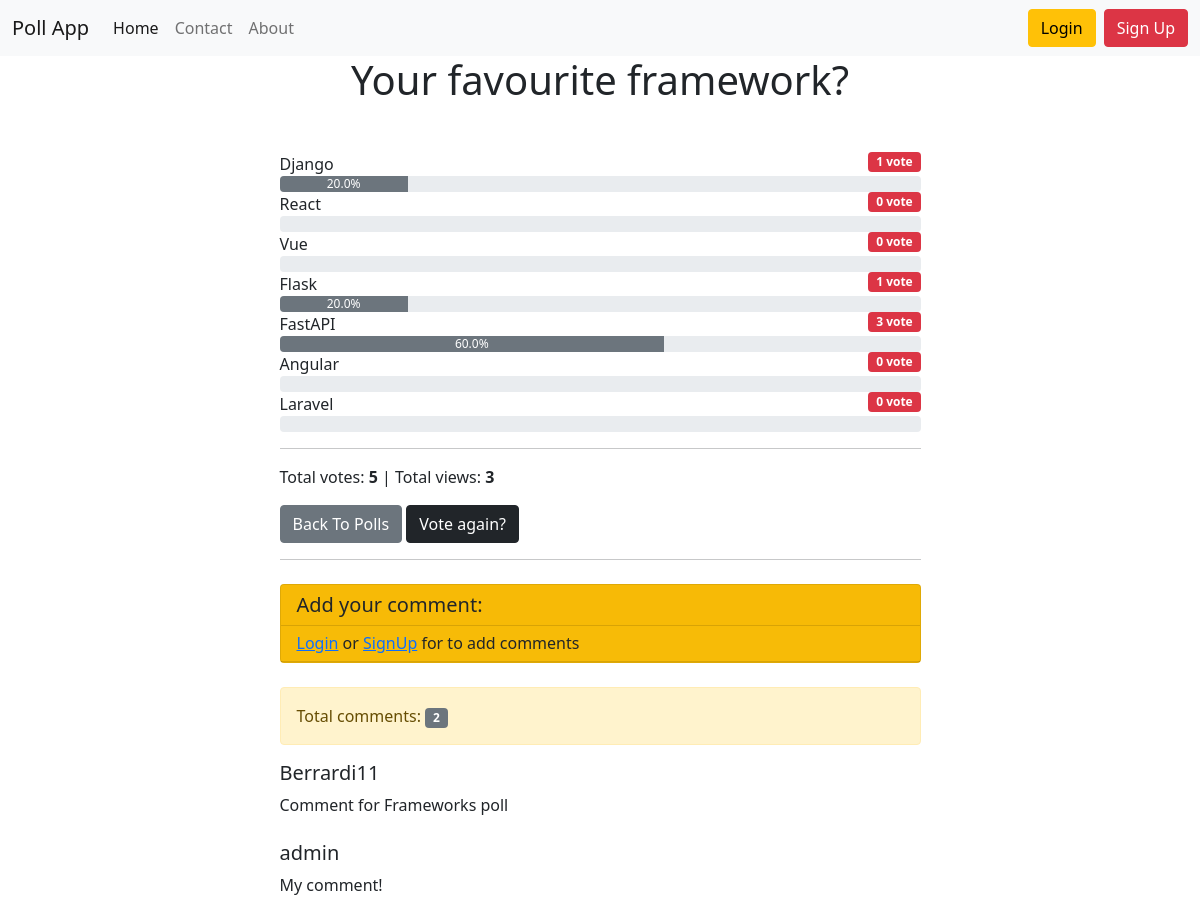
Page /results/your-favourite-framework/ on the committed database.
### poll_app/models.py (models this page shows, shortened)
class Question(models.Model):
    question_text = models.CharField(max_length=100, unique=True)
    slug = models.SlugField(unique=True)
    created_at = models.DateTimeField(auto_now_add=True)
    is_active = models.BooleanField(default=True)
    views = models.ManyToManyField(IpModel, related_name='post_views', blank=True)
    def total_views(self):
        return self.views.count()
    class Meta:
        ordering = ['-created_at']
    @property
    def total_votes(self):
        return Vote.objects.filter(question=self.pk).count()

class Choice(models.Model):
    choice_text = models.CharField(max_length=100)
    question = models.ForeignKey(Question, on_delete=models.CASCADE)
    @property
    def get_vote_count(self):
        return Vote.objects.filter(choice=self.pk).count()
    @property
    def percentage_vote(self):
        total_votes = Vote.objects.filter(question=self.question).count()
        vote_count = Vote.objects.filter(choice=self).count()
        if total_votes == 0:
            vote_in_percentage = 0
        else:
            vote_in_percentage = (vote_count / total_votes) * 100
        return vote_in_percentage

class Comment(models.Model):
    author = models.ForeignKey(User, on_delete=models.CASCADE, related_name='author')
    question_relation = models.ForeignKey(Question, on_delete=models.CASCADE, related_name='comments')
    comment_text = models.TextField()
    created_at = models.DateTimeField(auto_now_add=True)
    is_active = models.BooleanField(default=True)
    class Meta:
        ordering = ['-created_at']

### accounts/models.py (models this page shows)
class User(AbstractUser):
    email = models.EmailField(unique=True)
    email_confirmed = models.BooleanField(default=False)

### poll_app/views.py (the view, shortened to what this page needs)
# urls.py: path('results/<slug:slug>/', ResultsView.as_view(), name='results'),
class ResultsView(SuccessMessageMixin, generic.edit.FormMixin, generic.DetailView):
    model = Question
    template_name = 'poll_app/results.html'
    form_class = CommentForm
    success_message = 'Thank you for your comment!'
    def get(self, request, *args, **kwargs):
        self.object = self.get_object()
        context = self.get_context_data(object=self.object)
        ip = get_client_ip(self.request)
        if IpModel.objects.filter(ip=ip).exists():
            self.object.views.add(IpModel.objects.get(ip=ip))
        else:
            IpModel.objects.create(ip=ip)
            self.object.views.add(IpModel.objects.get(ip=ip))
        return self.render_to_response(context)
    def get_context_data(self, **kwargs):
        context = super().get_context_data(**kwargs)
        user_voted_choices = []
        if self.request.user.is_authenticated:
            user_voted_choices = self.object.choice_set.filter(vote__voter=self.request.user)
        context['user_voted_choices'] = user_voted_choices
        context['comm'] = self.object.comments.filter(is_active=True)
        return context

### poll_app/views.py (called while the page is built)
def get_client_ip(request):
    x_forwarded_for = request.META.get('HTTP_X_FORWARDED_FOR')
    if x_forwarded_for:
        ip = x_forwarded_for.split(',')[0]
    else:
        ip = request.META.get('REMOTE_ADDR')
    return ip

### poll_app/templates/poll_app/results.html (shortened to what this page needs)
{% extends 'base.html' %}
{% block content %}
<h1 class="mb-5 text-center">{{ question.question_text }}</h1>
{% for choice in question.choice_set.all %}
{% if choice in user_voted_choices %}
<strong>{{ choice.choice_text }}</strong>
{% else %}
{{ choice.choice_text }}
{% endif %} <span class="badge bg-danger float-end">{{ choice.get_vote_count }} vote{{ choice.votes|pluralize }}</span>
<div class="progress">
    <div class="progress-bar {% if choice in user_voted_choices %}bg-danger{% else %}bg-secondary{% endif %}"
         role="progressbar"
         aria-label="Example with label"
         style="width: {{ choice.percentage_vote|floatformat:1 }}%;"
         aria-valuenow="25"
         aria-valuemin="0"
         aria-valuemax="100">{{ choice.percentage_vote|floatformat:1 }}%
    </div>
</div>
{% endfor %}
<hr>
Total votes: <b>{{ question.total_votes }}</b> | Total views: <b>{{ question.total_views }}</b>
<a class="btn btn-secondary" href="{% url 'poll_app:home' %}">Back To Polls</a>
<a class="btn btn-dark" href="{% url 'poll_app:detail' question.slug %}">Vote again?</a>
<hr>
<div class="card text-dark bg-warning my-4">
    <h5 class="card-header">Add your comment:</h5>
    {% if user.is_authenticated %}
    <div class="card-body">
        <form method="post">
            {% if form.errors %}
            <div class="alert alert-danger">
                {{ form.errors }}
            </div>
            {% endif %}
            {% csrf_token %}
            <div class="form-group">
                {{ form.comment_text }}
            </div>
            <br>
            <button type="submit" class="btn btn-success">Add comment</button>
        </form>
    </div>
    {% else %}
    <h6 class="card-header"><a href="{% url 'accounts:login' %}">Login</a> or <a href="{% url 'accounts:signup' %}">SignUp</a>
        for to add comments</h6>
    {% endif %}
</div>
<div class="alert alert-warning" role="alert">
    Total comments: <span class="badge bg-secondary">{{ comm.count }}</span>
</div>
{% for comment in comm %}
<div class="media mb-4">
    <div class="media-body">
        <h5 class="mt-0">{{ comment.author }}</h5>
        {{ comment.comment_text }}
    </div>
</div>
{% endfor %}
{% endblock %}

### rows in the picture
Question: question_text "Your favourite framework?", total_votes "5", total_views "3"
Choice: choice_text "Django", get_vote_count "1", percentage_vote "20.0"
Choice: choice_text "React", get_vote_count "0"
Choice: choice_text "Vue", get_vote_count "0"
Choice: choice_text "Flask", get_vote_count "1", percentage_vote "20.0"
Choice: choice_text "FastAPI", get_vote_count "3", percentage_vote "60.0"
Choice: choice_text "Angular", get_vote_count "0"
Choice: choice_text "Laravel", get_vote_count "0"
Comment: author "Berrardi11", comment_text "Comment for Frameworks poll"
Comment: author "admin", comment_text "My comment!"

### other values in the picture
{{ comm.count }} "2"
